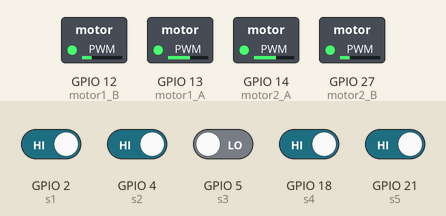
A sketch run on a simulated ESP32. Shown: switched loads named in the sketch (green lamp = pin HIGH). The test bench sets the inputs (shaded band); at power-on: GPIO 2 (s1), GPIO 4 (s2), GPIO 18 (s4), GPIO 21 (s5) HIGH, GPIO 5 (s3) LOW. What the sketch prints to the serial monitor is not drawn.

Above: at 5.7 s.
5.8 s: GPIO 2 (s1) driven LOW and GPIO 4 (s2) driven LOW
At 6.5 s:
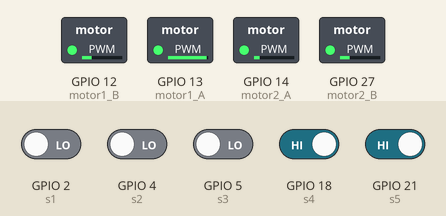
7.3 s: GPIO 21 (s5) driven LOW
At 7.7 s:
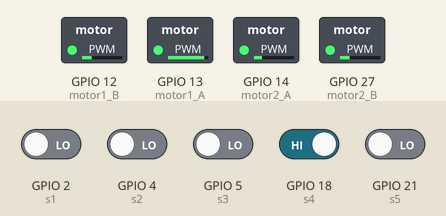
8.8 s: GPIO 18 (s4) driven LOW
At 9.2 s:
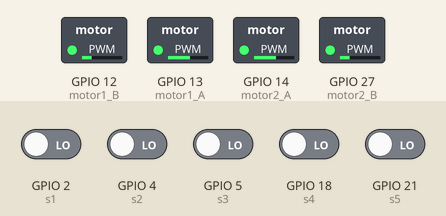
Timing chart, 0 to 11.3 s (numbered marks = the images above; inputs shaded):
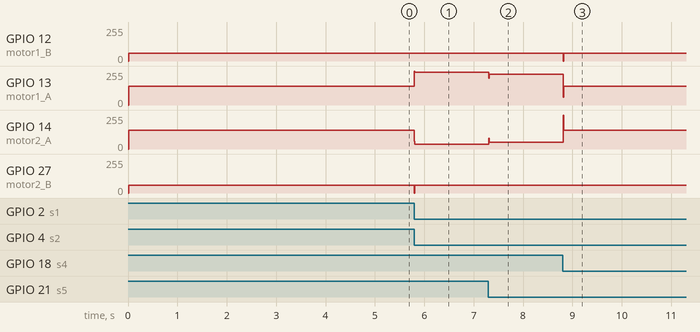

The sketch:

codigo_PID_GIVA.ino
```cpp
 #include <WiFi.h>
#include <AsyncTCP.h>
#include <ESPAsyncWebServer.h>

const char* ssid = "Robô Fulano";
const char* password = "12345678";

// Definição dos pinos dos motores
int motor1_A = 13;
int motor1_B = 12;
int motor2_A = 14;
int motor2_B = 27;

// Definição dos pinos dos sensores de linha
int s1 = 2;
int s2 = 4;
int s3 = 5;
int s4 = 18;
int s5 = 21;

// Velocidade dos motores
int velocidade = 140;
String sliderValue = "0";
String sliderKP = "0";
String sliderKD = "0";
String sliderKI = "0";
const char* PARAM_INPUT = "value";

const int freq = 30000;
const int canalPWM = 1;
const int canalPWM2 = 2;  // Segundo canal PWM
const int resolution = 8;


float Kp = 60.0;
float Ki = 0.0;
float Kd = 120.0;// 40.0;


float I = 0, P = 0, D = 0, PID = 0;
float velesq = 0, veldir = 0;
float erro = 0, erro_anterior = 0;
unsigned long int ultimoTempo = 0;

AsyncWebServer server(80);

const char index_html[] PROGMEM = R"rawliteral(
<!DOCTYPE HTML><html>
<head>
  <meta name="viewport" content="width=device-width, initial-scale=1">
  <title>ESP Web Server</title>
  <style>
    html {font-family: Arial; display: inline-block; text-align: center;}
    h2 {font-size: 2.3rem;}
    p {font-size: 1.9rem;}
    body {max-width: 400px; margin:0px auto; padding-bottom: 25px;}
    .slider { -webkit-appearance: none; margin: 14px; width: 360px; height: 25px; background: #FFD65C;
      outline: none; -webkit-transition: .2s; transition: opacity .2s;}
    .slider::-webkit-slider-thumb {-webkit-appearance: none; appearance: none; width: 35px; height: 35px; background: #003249; cursor: pointer;}
    .slider::-moz-range-thumb { width: 35px; height: 35px; background: #003249; cursor: pointer; }
  </style>
</head>
<body>
  <h2>ESP Web Server</h2>
   <h3>Velocidade</h3>
  <p><span id="textSliderValue">%SLIDERVALUE%</span></p>
  <p><input type="range" onchange="updateSliderPWM(this)" id="pwmSlider" min="0" max="255" value="%SLIDERVALUE%" step="1" class="slider"></p>

  <h3>KP</h3>
  <p><span id="textSliderValueKP">%SLIDERVALUEKP%</span></p>
  <p><input type="range" onchange="updateSliderKP(this)" id="pwmSliderKP" min="0" max="255" value="%SLIDERVALUEKP%" step="1" class="slider"></p>

  <h3>KD</h3>
  <p><span id="textSliderValueKD">%SLIDERVALUEKD%</span></p>
  <p><input type="range" onchange="updateSliderKD(this)" id="pwmSliderKD" min="0" max="255" value="%SLIDERVALUEKD%" step="1" class="slider"></p>
<script>
function updateSliderPWM(element) {
  var sliderValue = document.getElementById("pwmSlider").value;
  document.getElementById("textSliderValue").innerHTML = sliderValue;
  console.log(sliderValue);
  var xhr = new XMLHttpRequest();
  xhr.open("GET", "/slider?value="+sliderValue, true);
  xhr.send();
}

function updateSliderKP(element) {
  var sliderKP = document.getElementById("pwmSliderKP").value;
  document.getElementById("textSliderValueKP").innerHTML = sliderKP;
  console.log(sliderKP);
  var xhr = new XMLHttpRequest();
  xhr.open("GET", "/sliderkp?value="+sliderKP, true);
  xhr.send();
}

function updateSliderKD(element) {
  var sliderKD = document.getElementById("pwmSliderKD").value;
  document.getElementById("textSliderValueKD").innerHTML = sliderKD;
  console.log(sliderKD);
  var xhr = new XMLHttpRequest();
  xhr.open("GET", "/sliderkd?value="+sliderKD, true);
  xhr.send();
}
</script>
</body>
</html>
)rawliteral";

String processor(const String& var) {
  if (var == "SLIDERVALUE") {
    return sliderValue;
  }
  return String();
}
String processorKP(const String& var) {
  if (var == "SLIDERVALUEKP") {
    return sliderKP;
  }
  return String();
}
String processorKD(const String& var) {
  if (var == "SLIDERVALUEKD") {
    return sliderKD;
  }
  return String();
}

void setup() {

  pinMode(motor1_A, OUTPUT);
  pinMode(motor1_B, OUTPUT);
  pinMode(motor2_A, OUTPUT);
  pinMode(motor2_B, OUTPUT);


  pinMode(s1, INPUT);
  pinMode(s2, INPUT);
  pinMode(s3, INPUT);
  pinMode(s4, INPUT);
  pinMode(s5, INPUT);

  Serial.begin(115200);

  ledcSetup(canalPWM, freq, resolution);
  ledcSetup(canalPWM2, freq, resolution);  // Configurando segundo canal PWM
  ledcAttachPin(motor1_A, canalPWM);
  ledcAttachPin(motor1_B, canalPWM);
  ledcAttachPin(motor2_A, canalPWM2);
  ledcAttachPin(motor2_B, canalPWM2);

  ledcWrite(canalPWM, 0);
  ledcWrite(canalPWM2, 0);

  // Função para reconectar ao WiFi

  WiFi.softAP(ssid);
  IPAddress IP = WiFi.softAPIP();
  Serial.print("AP IP address: ");
  Serial.println(IP);

   server.on("/", HTTP_GET, [](AsyncWebServerRequest* request) {
    request->send_P(200, "text/html", index_html, processor);
  });

  server.on("/slider", HTTP_GET, [](AsyncWebServerRequest* request) {
    String inputMessage;
    if (request->hasParam(PARAM_INPUT)) {
      inputMessage = request->getParam(PARAM_INPUT)->value();
      sliderValue = inputMessage;
      // Atribuir a velocidade diretamente ao slider
      //velocidade = sliderValue.toInt();
      // Definir velocidades diferentes para os motores
      ledcWrite(canalPWM, velocidade);
      ledcWrite(canalPWM2, velocidade);
    } else {
      inputMessage = "No message sent";
    }
    Serial.println("MOTOR"+inputMessage);
    request->send(200, "text/plain", "OK");
  });
  server.on("/sliderkp", HTTP_GET, [](AsyncWebServerRequest* request) {
    String inputMessageKP;
    if (request->hasParam(PARAM_INPUT)) {
      inputMessageKP = request->getParam(PARAM_INPUT)->value();
      sliderKP = inputMessageKP;
      // Atribuir o valor de KP diretamente ao slider
        //Kp = sliderKP.toFloat();
      // Definir velocidades diferentes para os motores
      //ledcWrite(canalPWM, velocidade);
      //ledcWrite(canalPWM2, velocidade);
    } else {
      inputMessageKP = "No message sent";
    }
    Serial.println("KP:"+inputMessageKP);
    request->send(200, "text/plain", "OK");
  });
   server.on("/sliderkd", HTTP_GET, [](AsyncWebServerRequest* request) {
    String inputMessageKD;
    if (request->hasParam(PARAM_INPUT)) {
      inputMessageKD = request->getParam(PARAM_INPUT)->value();
      sliderKD = inputMessageKD;
          // Atribuir o valor de KP diretamente ao slider
     // Kd = sliderKD.toFloat();
      // Definir velocidades diferentes para os motores
      //ledcWrite(canalPWM, velocidade);
       //ledcWrite(canalPWM2, velocidade);
    } else {
      inputMessageKD = "No message sent";
    }
    Serial.println("KD:"+inputMessageKD);
    request->send(200, "text/plain", "OK");
  });

  server.begin();

}

void loop() {

funcaoPID();

}

void funcaoPID() {

  if (millis() - ultimoTempo > 10) {

    int v1 = digitalRead(s1);
    int v2 = digitalRead(s2);
    int v3 = digitalRead(s3);
    int v4 = digitalRead(s4);
    int v5 = digitalRead(s5);

    if (v1 == 0 && v2 == 0 && v3 == 1 && v4 == 0 && v5 == 0) {
      erro = 0;
    } else if (v1 == 0 && v2 == 0 && v3 == 0 && v4 == 0 && v5 == 0) {
      erro = 0 ;
    } else if (v1 == 1 && v2 == 0 && v3 == 0 && v4 == 0 && v5 == 0) {
      erro = -2;
    } else if (v1 == 1 && v2 == 1 && v3 == 0 && v4 == 0 && v5 == 0) {
      erro = -1.75;
    } else if (v1 == 0 && v2 == 1 && v3 == 0 && v4 == 0 && v5 == 0) {
      erro = -1.5;
    } else if (v1 == 0 && v2 == 1 && v3 == 1 && v4 == 0 && v5 == 0) {
      erro = -1 ;
    } else if (v1 == 0 && v2 == 0 && v3 == 1 && v4 == 1 && v5 == 0) {
      erro = 1 ;
    } else if (v1 == 0 && v2 == 0 && v3 == 0 && v4 == 1 && v5 == 0) {
      erro = 1.5 ;
    } else if (v1 == 0 && v2 == 0 && v3 == 0 && v4 == 1 && v5 == 1) {
      erro = 1.75;
    } else if (v1 == 0 && v2 == 0 && v3 == 0 && v4 == 0 && v5 == 1) {
      erro = 2 ;
    }


    P = Kp * erro;
    D = Kd * (erro - erro_anterior);
    PID = P + D;

    velesq = velocidade + PID;
    veldir = velocidade - PID;

    // Limita os valores entre 0 e 255
    velesq = constrain(velesq, 0, 255);
    veldir = constrain(veldir, 0, 255);

    // Atualiza os valores anteriores de erro
    erro_anterior = erro;

    // Define a direção dos motores
    if (velesq > 0) {
      analogWrite(motor1_A, velesq);
      analogWrite(motor1_B, 60);
    } else {
      analogWrite(motor1_A, 60);
      analogWrite(motor1_B, velesq);
    }

    if (veldir > 0) {
      analogWrite(motor2_A, veldir);
      analogWrite(motor2_B, 60);
    } else {
      analogWrite(motor2_A, 60);
      analogWrite(motor2_B, veldir);
    }

    ultimoTempo = millis();

  }
}
```

Measured:
- after the input at 5.8 s, GPIO 13 (motor1_A): 140/255 → 245/255 at once; GPIO 14 (motor2_A): 140/255 → 35/255 at once; GPIO 27 (motor2_B): 60/255 → 0/255 at once, → 60/255 0.01 s later
- after the input at 7.3 s, GPIO 13 (motor1_A): 245/255 → 230/255 at once; GPIO 14 (motor2_A): 35/255 → 50/255 at once
- after the input at 8.8 s, GPIO 12 (motor1_B): 60/255 → 0/255 at once, → 60/255 0.01 s later; GPIO 13 (motor1_A): 230/255 → 140/255 at once; GPIO 14 (motor2_A): 50/255 → 140/255 at once
